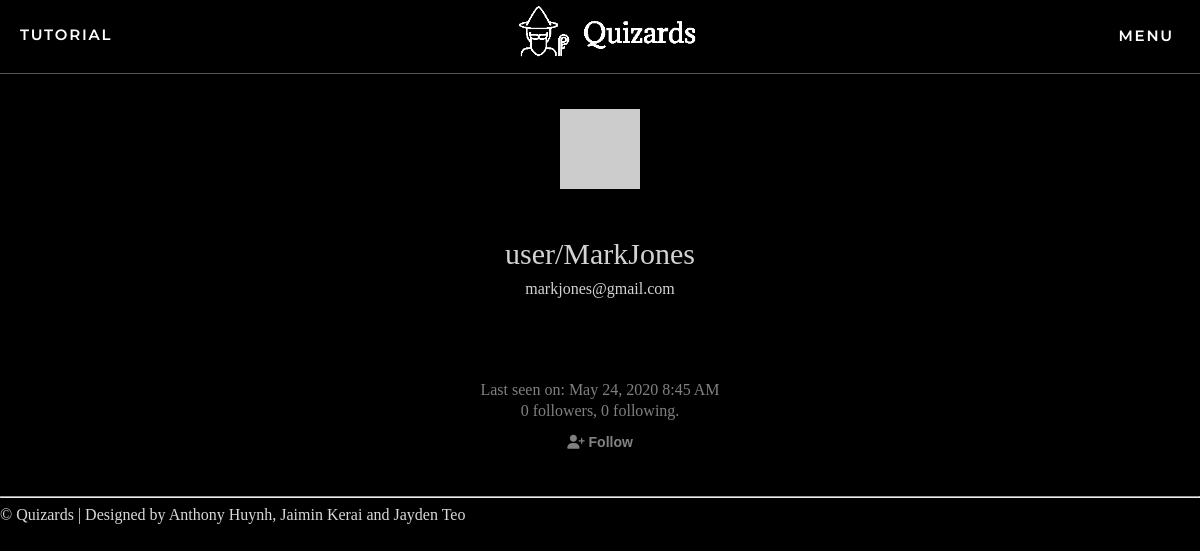
The app's page /user/MarkJones (signed in) with its own data.
### app/models.py (models this page shows, shortened)
class User(UserMixin, db.Model):
    id = db.Column(db.Integer, primary_key=True)
    username = db.Column(db.String(64), index=True, unique=True)
    email = db.Column(db.String(120), index=True, unique=True)
    password_hash = db.Column(db.String(128))
    posts = db.relationship('Post', backref='author', lazy='dynamic')
    authorOf = db.relationship('Quizzes', backref='author', lazy='dynamic')
    admin = db.Column(db.Boolean, unique=False, default=False)
    marksOf = db.relationship('quizMarks', backref='markOf', lazy='dynamic')
    longanswers = db.relationship('LongAnswers', backref='user', lazy='dynamic')
    def avatar(self, size):
        digest = md5(self.email.lower().encode('utf-8')).hexdigest()
        return 'https://www.gravatar.com/avatar/{}?d=identicon&s={}'.format(
            digest, size)
    about_me = db.Column(db.String(140))
    last_seen = db.Column(db.DateTime, default=datetime.utcnow)
    followed = db.relationship(
        'User', secondary=followers,
        primaryjoin=(followers.c.follower_id == id),
        secondaryjoin=(followers.c.followed_id == id),
        backref=db.backref('followers', lazy='dynamic'), lazy='dynamic')
    def is_following(self, user):
        return self.followed.filter(
            followers.c.followed_id == user.id).count() > 0

### app/routes.py (the view)
@app.route('/user/<username>')
@login_required
def user(username):
    user = User.query.filter_by(username=username).first_or_404()
    page = request.args.get('page', 1, type=int)
    quizzes = user.authorOf.paginate(page)
    return render_template('user.html', user=user, quizzes=quizzes.items)

### app/models.py (called while the page is built)
@login.user_loader
def load_user(id):
    return User.query.get(int(id))

### app/routes.py (called while the page is built)
@app.before_request
def before_request():
    if current_user.is_authenticated:
        g.user = load_user(current_user.id)
        current_user.last_seen = datetime.utcnow()
        db.session.commit()

### app/templates/user.html (shortened to what this page needs)
{% extends "base.html" %}
{% block content %}
<div class="container">
    <table class= "profile-table" width="100%">
        <tr>
            <td width="100%" style="text-align: center;"><img src="{{ user.avatar(128) }}" class="profile-avatar"></td>
        </tr>
        <tr>
            <td style="text-align: center;">
                <p class="username">user/{{ user.username }}</p>
                <p class="email">{{ user.email }}</p>
            </td>
        </tr>
        <tr>
            <td>
            </td>
        </tr>
        <tr>
            <td>
                {% if user.last_seen %}<p>Last seen on: {{ moment(user.last_seen).format('LLL') }}</p>{% endif %}
                <p>{{ user.followers.count() }} followers, {{ user.followed.count() }} following.</p>
                {% if user == current_user %}
                <p><a href="{{ url_for('edit_profile') }}">
                    <button class="clicker2"><i class='fas fa-pen' style="color:gray"></i>  Edit Profile</button>
                </a></p>
                {% elif not current_user.is_following(user) %}
                <p><a href="{{ url_for('follow', username=user.username) }}">
                    <button class="clicker2"><i class='fas fa-user-plus' style="color:gray"></i>  Follow</button>
                </a></p>
                {% else %}
                <p><a href="{{ url_for('unfollow', username=user.username) }}">
                    <button class="clicker2"><i class='fas fa-user-minus' style="color:gray"></i>  Unfollow</button>
                </a></p>
                {% endif %}
            </td>
        </tr>
    </table>
    <hr>
</div>
{% endblock %}

### app/static/css/styles.css (style rules this page uses)
body { margin: 0; padding: 0; height: 100vh; font-family: Verdana; background-color: black; color: rgb(215, 218, 220); }
.assessments th, td { padding: 15px; text-align: left; }
.profile-avatar { text-align: center; }
.profile-table td { text-align:center; line-height:5px; }
.profile-table .username { font-size: 30px; color:lightgrey; }
.profile-table .email { color:lightgrey; }
.profile-table p { color:grey; }
.clicker2 { background-color: black; border: black; font-size: 14px; padding: 5px 5px 5px 5px; text-align: center; border-radius: 5px; color: rgb(129, 131, 132); font-weight: 700; }
.clicker2 { transition-duration: 0.4s; }

### records on screen
User: username "MarkJones", email "markjones@gmail.com", last_seen "May 24, 2020 8:45 AM"

### other values on screen
{{ user.followers.count() }} "0"
{{ user.followed.count() }} "0"
